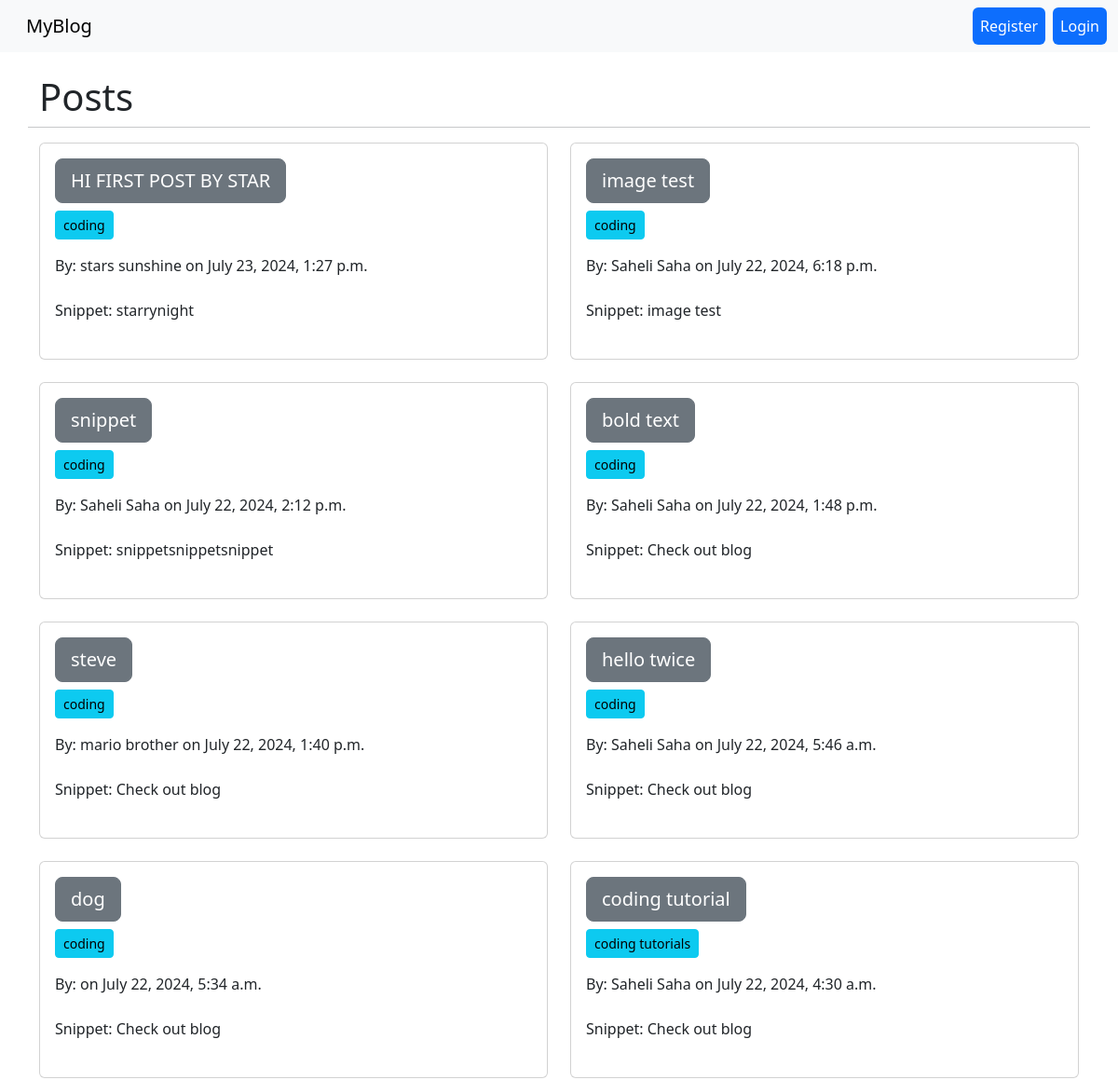
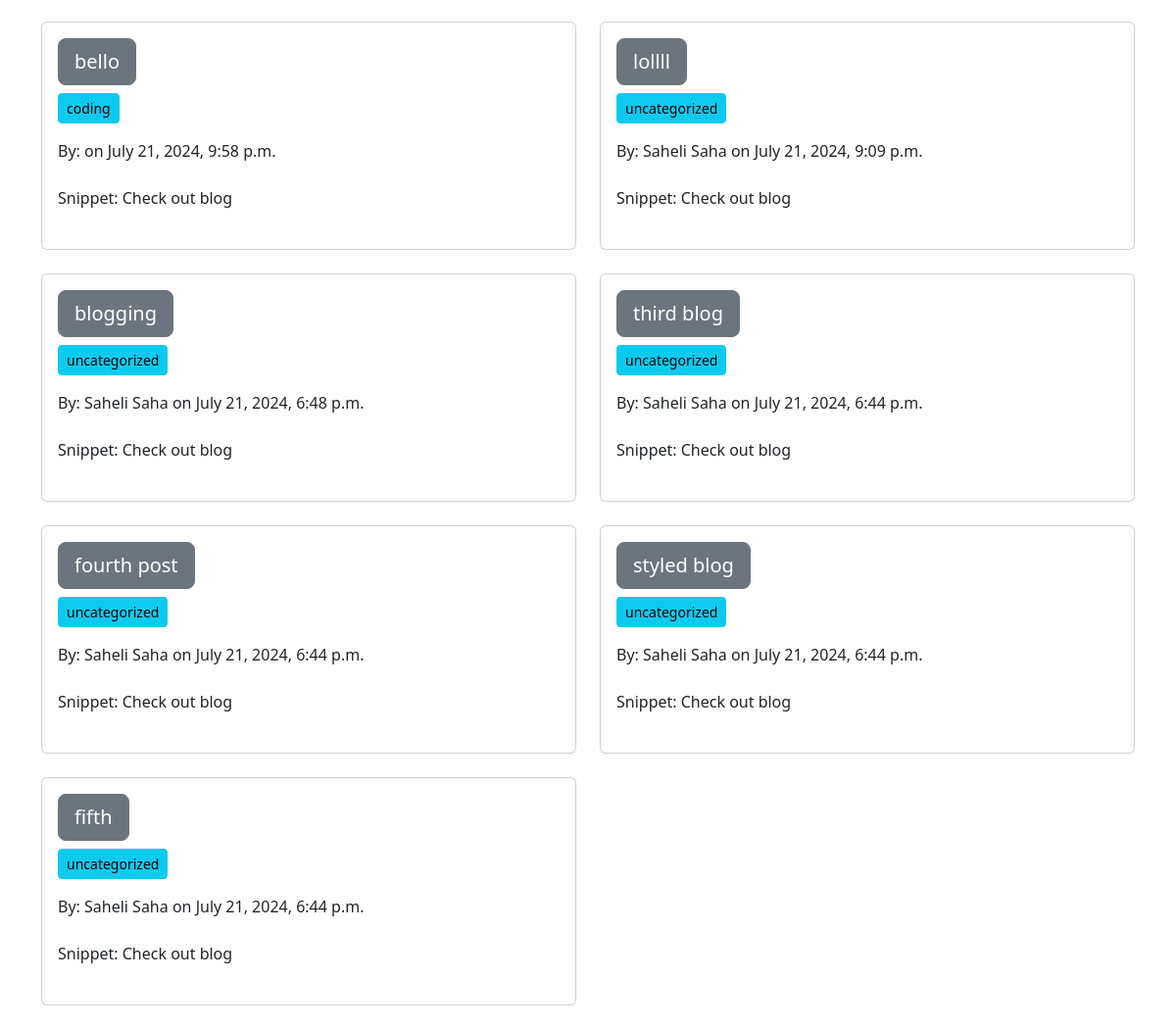
The page / on the database its author committed (2 pictures, top to bottom).
### theblog/models.py (models this page shows, shortened)
class Post(models.Model):
    title = models.CharField(max_length=255)
    title_tag = models.CharField(max_length=255)
    author = models.ForeignKey(User, on_delete=models.CASCADE)
    body= RichTextField(blank=True,null=True)
    post_date = models.DateTimeField(auto_now_add=True)
    category = models.CharField(max_length=255, default='uncategorized')
    likes = models.ManyToManyField(User, related_name = 'blog_posts')
    snippet = models.CharField(max_length=255)
    header_image = models.ImageField( null=True,blank=True,upload_to="images/" )

### theblog/views.py (the view)
# urls.py: path('', HomeView.as_view(), name= "home"),
class HomeView(ListView):
   model = Post
   template_name = 'home.html'
   ordering = ['-post_date']

### theblog/templates/home.html (shortened to what this page needs)
{% extends 'base.html' %}
{% block content %}
<div class="row">
    <h1>Posts</h1>
    <hr>
  {% for post in object_list %}
  <div class="col-sm-6 mb-3 mb-sm-4">
    <div class="card">
      <div class="card-body">
        <h5 class="card-title"><a href="{% url 'article-detail' post.pk %}" class="btn btn-secondary btn-lg">{{ post.title }}</a></h5>
        <p class="card-text">
          <a href="{% url 'category' post.category|slugify %}" class="btn btn-info btn-sm"> {{ post.category }}</a>
        </p>
        By: {{ post.author.first_name }} {{ post.author.last_name }} on {{ post.post_date }}
        <br><br/>
        Snippet: {{ post.snippet }}
        <br/><br/>
      </div>
    </div>
  </div>
  {% endfor %}
</div>
{% endblock %}

### rows shown on the page
Post: title "HI FIRST POST BY STAR", category "coding", author.first_name "stars", author.last_name "sunshine", post_date "July 23, 2024, 1:27 p.m.", snippet "starrynight"
Post: title "image test", category "coding", author.first_name "Saheli", author.last_name "Saha", post_date "July 22, 2024, 6:18 p.m.", snippet "image test"
Post: title "snippet", category "coding", author.first_name "Saheli", author.last_name "Saha", post_date "July 22, 2024, 2:12 p.m.", snippet "snippetsnippetsnippet"
Post: title "bold text", category "coding", author.first_name "Saheli", author.last_name "Saha", post_date "July 22, 2024, 1:48 p.m.", snippet "Check out blog"
Post: title "steve", category "coding", author.first_name "mario", author.last_name "brother", post_date "July 22, 2024, 1:40 p.m.", snippet "Check out blog"
Post: title "hello twice", category "coding", author.first_name "Saheli", author.last_name "Saha", post_date "July 22, 2024, 5:46 a.m.", snippet "Check out blog"
Post: title "dog", category "coding", post_date "July 22, 2024, 5:34 a.m.", snippet "Check out blog"
Post: title "coding tutorial", category "coding tutorials", author.first_name "Saheli", author.last_name "Saha", post_date "July 22, 2024, 4:30 a.m.", snippet "Check out blog"
Post: title "bello", category "coding", post_date "July 21, 2024, 9:58 p.m.", snippet "Check out blog"
Post: title "lollll", category "uncategorized", author.first_name "Saheli", author.last_name "Saha", post_date "July 21, 2024, 9:09 p.m.", snippet "Check out blog"
Post: title "blogging", category "uncategorized", author.first_name "Saheli", author.last_name "Saha", post_date "July 21, 2024, 6:48 p.m.", snippet "Check out blog"
Post: title "third blog", category "uncategorized", author.first_name "Saheli", author.last_name "Saha", post_date "July 21, 2024, 6:44 p.m.", snippet "Check out blog"
Post: title "fourth post", category "uncategorized", author.first_name "Saheli", author.last_name "Saha", post_date "July 21, 2024, 6:44 p.m.", snippet "Check out blog"
Post: title "styled blog", category "uncategorized", author.first_name "Saheli", author.last_name "Saha", post_date "July 21, 2024, 6:44 p.m.", snippet "Check out blog"
Post: title "fifth", category "uncategorized", author.first_name "Saheli", author.last_name "Saha", post_date "July 21, 2024, 6:44 p.m.", snippet "Check out blog"
